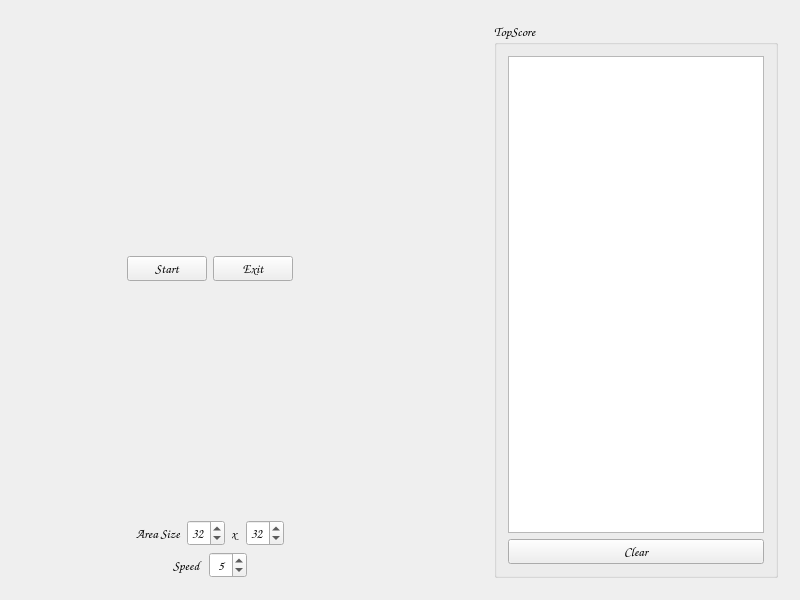
<?xml version="1.0" encoding="UTF-8"?>
<ui version="4.0">
 <class>MainWindow</class>
 <widget class="QMainWindow" name="MainWindow">
  <property name="geometry">
   <rect>
    <x>0</x>
    <y>0</y>
    <width>800</width>
    <height>600</height>
   </rect>
  </property>
  <property name="font">
   <font>
    <family>Comic Sans MS</family>
    <pointsize>10</pointsize>
   </font>
  </property>
  <property name="windowTitle">
   <string>Snake (Exam)</string>
  </property>
  <widget class="QWidget" name="centralWidget">
   <layout class="QVBoxLayout" name="verticalLayout_2">
    <item>
     <widget class="QStackedWidget" name="stackedWidget">
      <property name="currentIndex">
       <number>0</number>
      </property>
      <widget class="QWidget" name="pageStart">
       <layout class="QHBoxLayout" name="horizontalLayout_5">
        <item>
         <layout class="QVBoxLayout" name="verticalLayout">
          <item>
           <spacer name="verticalSpacer">
            <property name="orientation">
             <enum>Qt::Vertical</enum>
            </property>
            <property name="sizeHint" stdset="0">
             <size>
              <width>20</width>
              <height>120</height>
             </size>
            </property>
           </spacer>
          </item>
          <item>
           <layout class="QHBoxLayout" name="horizontalLayout_2">
            <item>
             <spacer name="horizontalSpacer">
              <property name="orientation">
               <enum>Qt::Horizontal</enum>
              </property>
              <property name="sizeHint" stdset="0">
               <size>
                <width>40</width>
                <height>20</height>
               </size>
              </property>
             </spacer>
            </item>
            <item>
             <layout class="QHBoxLayout" name="horizontalLayout">
              <item>
               <widget class="QPushButton" name="pbStart">
                <property name="text">
                 <string>Start</string>
                </property>
               </widget>
              </item>
              <item>
               <widget class="QPushButton" name="pbExit">
                <property name="text">
                 <string>Exit</string>
                </property>
               </widget>
              </item>
             </layout>
            </item>
            <item>
             <spacer name="horizontalSpacer_2">
              <property name="orientation">
               <enum>Qt::Horizontal</enum>
              </property>
              <property name="sizeHint" stdset="0">
               <size>
                <width>40</width>
                <height>20</height>
               </size>
              </property>
             </spacer>
            </item>
           </layout>
          </item>
          <item>
           <spacer name="verticalSpacer_2">
            <property name="orientation">
             <enum>Qt::Vertical</enum>
            </property>
            <property name="sizeHint" stdset="0">
             <size>
              <width>20</width>
              <height>120</height>
             </size>
            </property>
           </spacer>
          </item>
          <item>
           <layout class="QHBoxLayout" name="horizontalLayout_7">
            <item>
             <spacer name="horizontalSpacer_7">
              <property name="orientation">
               <enum>Qt::Horizontal</enum>
              </property>
              <property name="sizeHint" stdset="0">
               <size>
                <width>40</width>
                <height>20</height>
               </size>
              </property>
             </spacer>
            </item>
            <item>
             <widget class="QLabel" name="labelSize">
              <property name="text">
               <string>Area Size</string>
              </property>
             </widget>
            </item>
            <item>
             <widget class="QSpinBox" name="spinBoxWidth">
              <property name="alignment">
               <set>Qt::AlignRight|Qt::AlignTrailing|Qt::AlignVCenter</set>
              </property>
              <property name="minimum">
               <number>20</number>
              </property>
              <property name="maximum">
               <number>40</number>
              </property>
              <property name="value">
               <number>32</number>
              </property>
             </widget>
            </item>
            <item>
             <widget class="QLabel" name="labelSize_2">
              <property name="text">
               <string>x</string>
              </property>
             </widget>
            </item>
            <item>
             <widget class="QSpinBox" name="spinBoxHeight">
              <property name="alignment">
               <set>Qt::AlignRight|Qt::AlignTrailing|Qt::AlignVCenter</set>
              </property>
              <property name="minimum">
               <number>20</number>
              </property>
              <property name="maximum">
               <number>40</number>
              </property>
              <property name="value">
               <number>32</number>
              </property>
             </widget>
            </item>
            <item>
             <spacer name="horizontalSpacer_8">
              <property name="orientation">
               <enum>Qt::Horizontal</enum>
              </property>
              <property name="sizeHint" stdset="0">
               <size>
                <width>40</width>
                <height>20</height>
               </size>
              </property>
             </spacer>
            </item>
           </layout>
          </item>
          <item>
           <layout class="QHBoxLayout" name="horizontalLayout_6">
            <item>
             <spacer name="horizontalSpacer_6">
              <property name="orientation">
               <enum>Qt::Horizontal</enum>
              </property>
              <property name="sizeHint" stdset="0">
               <size>
                <width>40</width>
                <height>20</height>
               </size>
              </property>
             </spacer>
            </item>
            <item>
             <widget class="QLabel" name="label">
              <property name="text">
               <string>Speed</string>
              </property>
             </widget>
            </item>
            <item>
             <widget class="QSpinBox" name="spinBoxSpeed">
              <property name="alignment">
               <set>Qt::AlignRight|Qt::AlignTrailing|Qt::AlignVCenter</set>
              </property>
              <property name="minimum">
               <number>1</number>
              </property>
              <property name="maximum">
               <number>20</number>
              </property>
              <property name="value">
               <number>5</number>
              </property>
             </widget>
            </item>
            <item>
             <spacer name="horizontalSpacer_5">
              <property name="orientation">
               <enum>Qt::Horizontal</enum>
              </property>
              <property name="sizeHint" stdset="0">
               <size>
                <width>40</width>
                <height>20</height>
               </size>
              </property>
             </spacer>
            </item>
           </layout>
          </item>
         </layout>
        </item>
        <item>
         <layout class="QHBoxLayout" name="horizontalLayout_4">
          <item>
           <spacer name="horizontalSpacer_4">
            <property name="orientation">
             <enum>Qt::Horizontal</enum>
            </property>
            <property name="sizeHint" stdset="0">
             <size>
              <width>40</width>
              <height>20</height>
             </size>
            </property>
           </spacer>
          </item>
          <item>
           <widget class="QGroupBox" name="groupBox">
            <property name="title">
             <string>TopScore</string>
            </property>
            <layout class="QVBoxLayout" name="verticalLayout_4">
             <item>
              <widget class="QTableWidget" name="tableTopScore">
               <property name="font">
                <font>
                 <family>Comic Sans MS</family>
                 <pointsize>10</pointsize>
                </font>
               </property>
               <property name="showGrid">
                <bool>false</bool>
               </property>
               <attribute name="horizontalHeaderVisible">
                <bool>false</bool>
               </attribute>
               <attribute name="horizontalHeaderDefaultSectionSize">
                <number>120</number>
               </attribute>
               <attribute name="verticalHeaderVisible">
                <bool>false</bool>
               </attribute>
               <column>
                <property name="text">
                 <string>Name</string>
                </property>
                <property name="textAlignment">
                 <set>AlignCenter</set>
                </property>
               </column>
               <column>
                <property name="text">
                 <string>Score</string>
                </property>
                <property name="textAlignment">
                 <set>AlignCenter</set>
                </property>
               </column>
              </widget>
             </item>
             <item>
              <widget class="QPushButton" name="pbClear">
               <property name="text">
                <string>Clear</string>
               </property>
              </widget>
             </item>
            </layout>
           </widget>
          </item>
         </layout>
        </item>
       </layout>
      </widget>
      <widget class="QWidget" name="pageGame">
       <layout class="QVBoxLayout" name="verticalLayout_3">
        <item>
         <layout class="QHBoxLayout" name="horizontalLayout_3">
          <item>
           <widget class="QLabel" name="labelScoreName">
            <property name="text">
             <string>Score:</string>
            </property>
           </widget>
          </item>
          <item>
           <widget class="QLabel" name="labelScore">
            <property name="text">
             <string>0</string>
            </property>
           </widget>
          </item>
          <item>
           <spacer name="horizontalSpacer_9">
            <property name="orientation">
             <enum>Qt::Horizontal</enum>
            </property>
            <property name="sizeHint" stdset="0">
             <size>
              <width>40</width>
              <height>20</height>
             </size>
            </property>
           </spacer>
          </item>
          <item>
           <widget class="QLabel" name="labelInfo">
            <property name="text">
             <string>...</string>
            </property>
           </widget>
          </item>
          <item>
           <spacer name="horizontalSpacer_3">
            <property name="orientation">
             <enum>Qt::Horizontal</enum>
            </property>
            <property name="sizeHint" stdset="0">
             <size>
              <width>40</width>
              <height>20</height>
             </size>
            </property>
           </spacer>
          </item>
          <item>
           <widget class="QPushButton" name="pbStop">
            <property name="focusPolicy">
             <enum>Qt::NoFocus</enum>
            </property>
            <property name="text">
             <string>Stop</string>
            </property>
           </widget>
          </item>
         </layout>
        </item>
       </layout>
      </widget>
     </widget>
    </item>
   </layout>
  </widget>
 </widget>
 <layoutdefault spacing="6" margin="11"/>
 <resources/>
 <connections/>
</ui>
